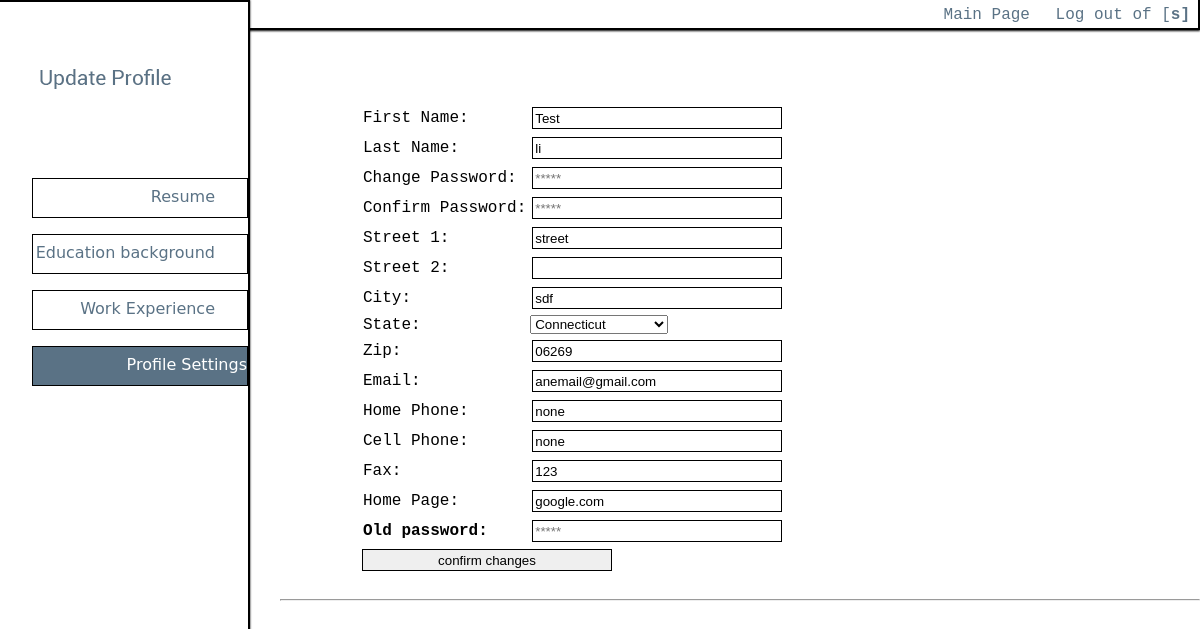
Page /MainPage/Profile/User_Settings.php (signed in) on the committed database.
### tables this page shows
CREATE TABLE `user` (
  `UserName` varchar(45) NOT NULL,
  `UserPassword` varchar(45) NOT NULL,
  `UserFirstName` varchar(45) NOT NULL,
  `UserLastName` varchar(45) NOT NULL,
  `UserStreet1` varchar(45) NOT NULL,
  `UserStreet2` varchar(45) DEFAULT NULL,
  `UserCity` varchar(45) NOT NULL,
  `UserState` varchar(45) NOT NULL,
  `UserZip` varchar(45) NOT NULL,
  `UserEmail` varchar(45) NOT NULL,
  `UserPhone` varchar(45) NOT NULL,
  `UserFax` varchar(45) DEFAULT NULL,
  `UserCell` varchar(45) DEFAULT NULL,
  `UserHomePage` varchar(45) DEFAULT NULL,
  PRIMARY KEY (`UserName`)
);

### MainPage/Profile/User_Settings.php (the view, shortened to what this page needs)
<!doctype html>
<html>
<head>
<link href="../stylesheet_main.css" rel="stylesheet" type="text/css" >
</head>
<body>
<header>
  <div class="topbar">
    <div class="navbutton">
      <nav> <a class="topbutton" href="../Main_Page.php">Main Page</a>
      <a class="topbutton" href = "../../login/logout.php">Log out of [<b><?php echo "". $_SESSION['login_user'];?>]</b></a> </nav>
    </div>
  </div>
  <div class="sidebar">
    <h1><img src="../../MainPage_img/Update Profile.png"></h1>
    <div class="navbutton">
      <nav> <a class="side_button" href="Update_Resume.php">Resume</a> <a class="side_button" href="Update_Edu.php">Education background</a> <a class="side_button" href="Update_Exp.php">Work Experience</a> <a class="side_button_select" >Profile Settings</a> </nav>
    </div>
  </div>
</header>
<div class="content" ><br>
  <br>
  <br>
  <br>
  <div style = "padding-left: 80px">
  <form method="post" action="updateUserDetails.php" name="send" onSubmit="return check()">
    <?php
	$sql = "SELECT * FROM user WHERE username = '".  $_SESSION['login_user'].
		"'";
    $conn = new mysqli($address, $username, $password, $database);
	 if ($conn->connect_error) {
        die("Connection failed: " . $conn->connect_error);
    } else {
	    $result = $conn->query($sql);
		$info = $result->fetch_assoc();
    }?>
    <table>
      <tr>
        <td> First Name: </td>
        <td><input type = "text" name = "firstname" id = "firstname" value= "<?php echo $info["UserFirstName"];?>"/></td>
      </tr>
      <tr>
        <td> Last Name: </td>
        <td><input type = "text" name = "lastname" id = "lastname" value= "<?php echo $info["UserLastName"];?>"/></td>
      </tr>
      <tr>
        <td> Change Password: </td>
        <td><input type = "password"  id="password" name ="password" placeholder = "*****"/></td>
      </tr>
      <tr>
        <td> Confirm Password: </td>
        <td><input type = "password" id="confirmpassword" name="confirmpassword"  placeholder = "*****"/></td>
      </tr>
      <tr>
        <td> Street 1: </td>
        <td><input type = "text" name = "street1" id="street1" value= "<?php echo $info["UserStreet1"];?>"/></td>
      </tr>
      <tr>
        <td> Street 2: </td>
        <td><input type = "text" name = "street2" id="street2" value= "<?php echo $info["UserStreet2"];?>"/></td>
      </tr>
      <tr>
        <td> City: </td>
        <td><input type = "text" name = "city" id="city" value= "<?php echo $info["UserCity"];?>"/></td>
      </tr>
      <tr>
        <td> State: </td>
        <td><select name="state" id="state">
            <option value="<?php echo $info["UserState"];?>"><?php echo $info["UserState"];?></option>
          </select></td>
      </tr>
      <tr>
        <td> Zip: </td>
        <td><input type = "text" name = "zip" id="zip" value= "<?php echo $info["UserZip"];?>"/></td>
      </tr>
      <tr>
        <td> Email: </td>
        <td><input type = "text" name = "email" id="email" value= "<?php echo $info["UserEmail"];?>"/></td>
      </tr>
      <tr>
        <td> Home Phone: </td>
        <td><input type = "text" name = "homephone" value= "<?php echo $info["UserPhone"];?>"/></td>
      </tr>
      <tr>
        <td> Cell Phone: </td>
        <td><input type = "text" name = "cellphone" value= "<?php echo $info["UserCell"];?>"/></td>
      </tr>
      <tr>
        <td> Fax: </td>
        <td><input type = "text" name = "fax" value= "<?php echo $info["UserFax"];?>"/></td>
      </tr>
      <tr>
        <td> Home Page: </td>
        <td><input type = "text" name = "homepage" value= "<?php echo $info["UserHomePage"];?>"/></td>
      </tr>
      <tr>
        <td><b>Old password: </b></td>
        <td><input type ="password" name="oldpassword" value= "" placeholder = "*****"/></td>
      </tr>
    </table>
    <input class="button" type="submit" value="confirm changes" name="submitBtn" id="button" >
    <br>
    <br>
    </div>
    <hr>
</div>
</body>
</html>

### MainPage/stylesheet_main.css (style rules this page uses)
* { -webkit-box-sizing: border-box; -moz-box-sizing: border-box; box-sizing: border-box; }
body { overflow-x: hidden; margin: 0; -moz-transition: opacity .25s ease-in-out, background .25s ease-in-out; -webkit-transition: opacity .25s ease-in-out, background .25s ease-in-out; font-family:Consolas, "Andale Mono", "Lucida Console", "Lucida Sans Typewriter", Monaco, "Courier New", monospace; }
.topbar { background-color: white; opacity: 1; }
.sidebar { background-color: white; opacity: 1; }
h1 { font-family:Consolas, "Andale Mono", "Lucida Console", "Lucida Sans Typewriter", Monaco, "Courier New", monospace; font-size: 2em; }
.topbar { text-align:right; height: 30px; z-index: 0; top: 0px; border-bottom: 2px solid black; border-right: 2px solid black; padding: 0em; margin-left: 0em; box-shadow: 0px 1px 2px black; }
.topbar a { margin: 0.5em; }
.topbar,nav { padding-top:0.2em; }
.sidebar { display: block; width: 250px; height: 100%; position: fixed; left: 0px; top: 0px; z-index: 100; border-right: 2px solid black; border-top: 2px solid black; padding-left: 2em; box-shadow: 0px 0px 2px black; background-color: white; }
.side_button { height: 40px; text-align:right; display: block; border: thin solid; border-color: black; position: relative; padding-right: 2em; padding-top:0.5em; margin-bottom: 1em; text-decoration:none; -webkit-transition: all .5s ease-out; -moz-transition: all .2s ease-out; -ms-transition: all .2s ease-out; transition: all .2s ease-out; font-family:"Lucida Grande", "Lucida Sans Unicode", "Lucida Sans", "DejaVu Sans", Verdana, sans-serif; font-size:16px; color:#5a7285; background-color:white; }
.side_button_select { height: 40px; text-align:right; display: block; border: thin solid; border-color: black; position: relative; padding-right: 0em; padding-top:0.5em; padding-bottom: 0.5em; margin-bottom: 1em; -webkit-transition: all .5s ease-out; -moz-transition: all .5s ease-out; -ms-transition: all .5s ease-out; transition: all .5s ease-out; font-family:"Lucida Grande", "Lucida Sans Unicode", "Lucida Sans", "DejaVu Sans", Verdana, sans-serif; font-size:16px; color:white; background-color:#5a7285; }
.topbutton { color:#5a7285; text-decoration:none; }
.content { padding-left: 280px; }
option { width: 233px; }
#centered_inputs select,input { width: 250px; border: 1px solid #000; padding: 2px; margin: 2px; height: 22px; -moz-box-sizing: border-box; -webkit-box-sizing: border-box; box-sizing: border-box; }

### rows in the picture
user: firstname "Test", lastname "li", street1 "street", city "sdf", state "Connecticut", zip "06269", email "anemail@gmail.com", homephone "none", cellphone "none", fax "123", homepage "google.com"

### other values in the picture
$_SESSION['login_user'] "s"
